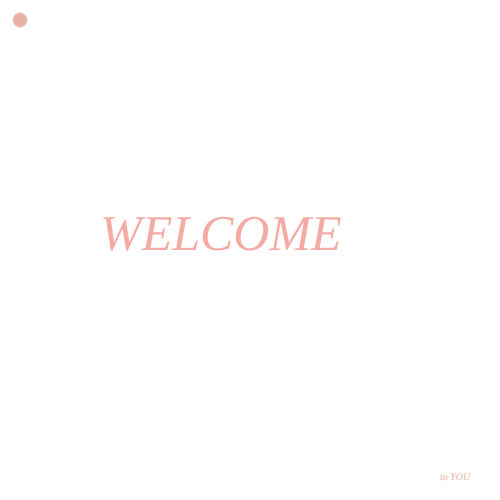
Frame 1 (no input)
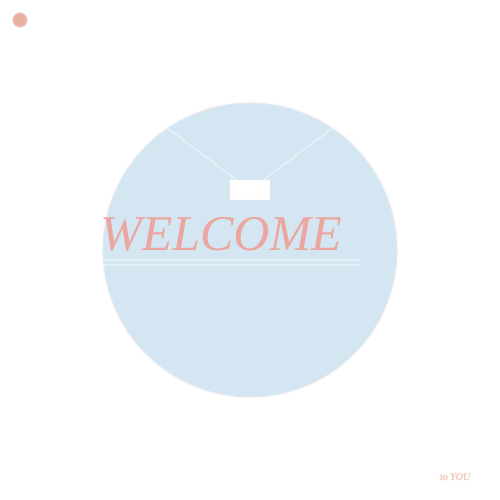
Frame 60 (no input)
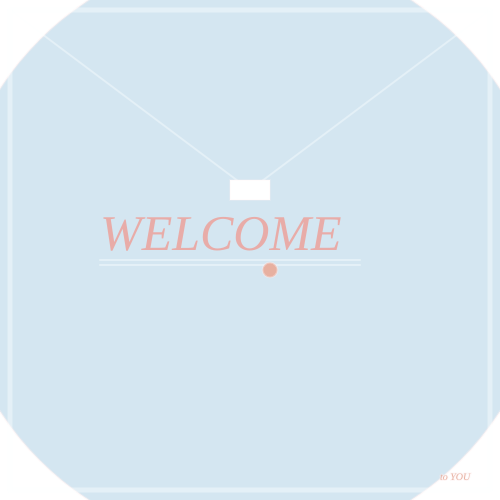
Frame 120 (the mouse pressed at the canvas centre since frame 60)

The p5.js sketch that drew these frames (run headless with seeded random() and noise() and a simulated clock; from frame 60 on, the mouse is pressed at the canvas centre):

// p5.js sketch
// ── sketch.js
var diam1=0;
  var  alpha1=200;
  var  alpha2=0;
function setup() {
	createCanvas(500, 500); 
}
function draw() { 
  background("white");
    fill(212,230,241);
    ellipse(250,250,diam1,diam1);
    diam1 =diam1+5;
    fill(241,148,138,alpha1);
    alpha1 = alpha1;
    noStroke();
    textSize(50);
    textFont("Georgia");
    textStyle(ITALIC);
    text('WELCOME',100,250);
    fill(241,148,138,alpha2);
    alpha2 = alpha2;
    textSize(27);
    textFont("Georgia");
    textStyle(ITALIC);
    text('THANK YOU FOR COMING',75,250);
    
    stroke(253,254,254,100);
    strokeWeight(5);
    line(10,10,490,10);
    line(490,10,490,490);
    line(10,490,490,490);
    line(10,10,10,490);
    stroke(253,254,254,100);
    strokeWeight(2);
    line(100,260,360,260);
    line(100,265,360,265);
    line(10,10,250,190);
    line(490,10,250,190);
    fill("white");
    stroke(253,237,236,50);
    strokeWeight(2);
    rect(230,180,40,20);
    fill(231,176,160);
    stroke(253,237,236,100);
    strokeWeight(2);
    ellipse(mouseX+20,mouseY+20,15,15);
    textSize(10);
    textFont("Georgia");
    textStyle(ITALIC);
    text('to YOU',440,480);
}

function mousePressed(){
   alpha1= alpha1-20;
    if (alpha1>0){alpha2=0;
                 }else{alpha2 = 200;}
    }
